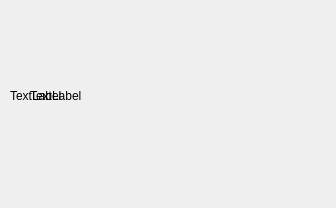
<?xml version="1.0" encoding="UTF-8"?>
<ui version="4.0">
 <class>DesktopTool</class>
 <widget class="QDialog" name="DesktopTool">
  <property name="geometry">
   <rect>
    <x>0</x>
    <y>0</y>
    <width>336</width>
    <height>208</height>
   </rect>
  </property>
  <property name="windowTitle">
   <string>DesktopTool</string>
  </property>
  <widget class="QLabel" name="m_labelStatic">
   <property name="geometry">
    <rect>
     <x>10</x>
     <y>10</y>
     <width>291</width>
     <height>171</height>
    </rect>
   </property>
   <property name="text">
    <string>TextLabel</string>
   </property>
  </widget>
  <widget class="QLabel" name="m_labelAnim">
   <property name="geometry">
    <rect>
     <x>30</x>
     <y>40</y>
     <width>231</width>
     <height>111</height>
    </rect>
   </property>
   <property name="text">
    <string>TextLabel</string>
   </property>
  </widget>
 </widget>
 <layoutdefault spacing="6" margin="11"/>
 <resources/>
 <connections/>
</ui>
